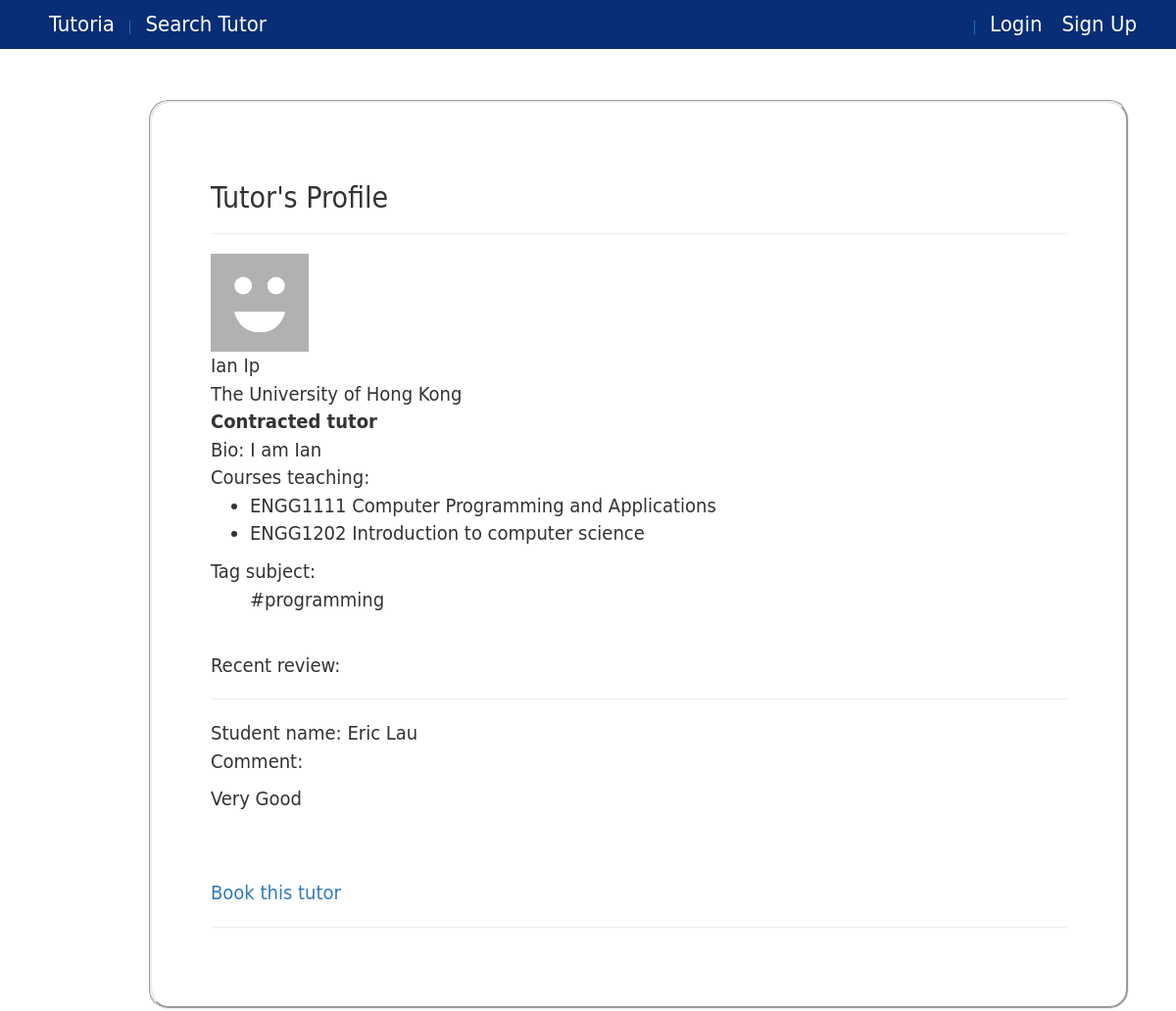
/tutorprofile/2, run on an earlier commit of the app's database.
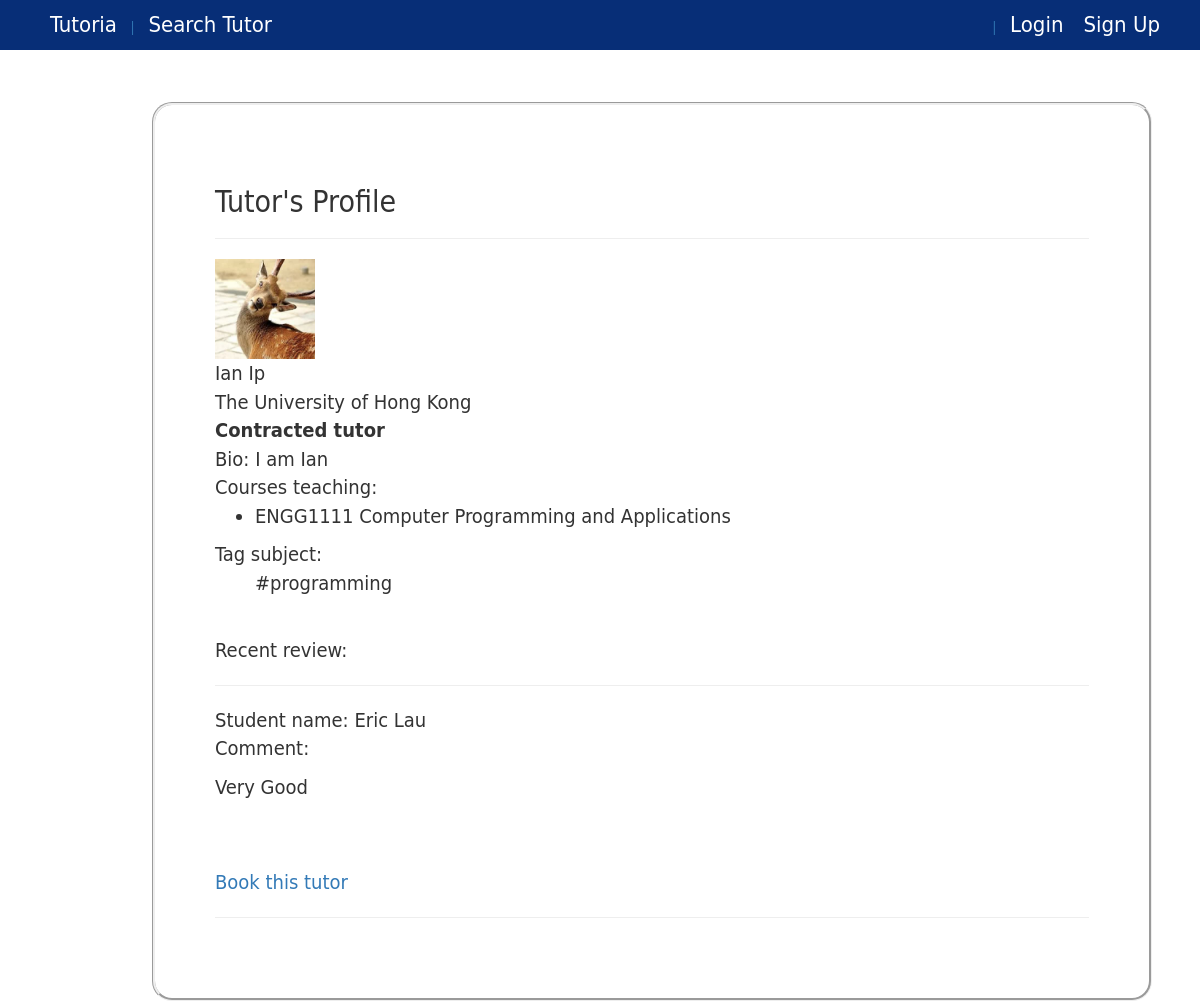
And on a later commit of the database.
### core/models.py (models this page shows, shortened)
class Course(models.Model):
    name = models.CharField(max_length=50)
    code = models.CharField(max_length=10)
    university = models.ForeignKey(University)

class Tag(models.Model):
    name = models.CharField(max_length=20)

class Review(models.Model):
    tutor = models.ForeignKey(Tutor, on_delete=models.CASCADE)
    student = models.ForeignKey(Student)
    rating = models.IntegerField()
    date = models.DateTimeField()
    comment = models.CharField(max_length=500, blank=True,null=True)
    isAnonymous = models.BooleanField()

class Student(models.Model):
    profile = models.OneToOneField(Profile, on_delete=models.CASCADE)
    university = models.OneToOneField(University, blank=True,null=True)

class Profile(models.Model):
    user = models.OneToOneField(User, on_delete=models.CASCADE)
    phone = models.CharField(max_length=20)
    user_type =  models.ForeignKey(UserType)
    image = models.ImageField(upload_to='profile_image',blank=True)
    wallet = models.OneToOneField(Wallet)
    @property
    def getUserFullName(self):
        user=self.user
        fname=""
        if user.first_name != None:
            fname += user.first_name
        if user.first_name != None and user.last_name != None:
            fname += " " + user.last_name
        elif user.last_name != None:
            fname += user.last_name
        return fname

class Tutor(models.Model):
    profile = models.OneToOneField(Profile, on_delete=models.CASCADE)
    tutor_type =  models.ForeignKey(TutorType, blank=True, null=True )
    hourly_rate = models.DecimalField(max_digits=10, decimal_places=2, default=Decimal(0.0))
    tag = models.ManyToManyField(Tag, blank=True)
    university = models.ForeignKey(University, blank=True,null=True)
    course = models.ManyToManyField(Course, blank=True)
    bio = models.CharField(max_length=500, blank=True,null=True)
    isHideProfile = models.BooleanField(default=False)
    @property
    def isPrivateTutor(self):
        return self.tutor_type.tutor_type=="private"
    @property
    def hasMoreThanTwoRating(self):
        return len( Review.objects.filter(tutor=self) ) >= 3

class University(models.Model):
    name = models.CharField(max_length=50)
    abbrev = models.CharField(max_length=10)

### core/views.py (the view)
# urls.py: url(r'^tutorprofile/(?P<tutor_id>[0-9]+)$', views.viewTutorProfile, name='view_tutor_profile'),
def viewTutorProfile(request, tutor_id):
    tutor = get_object_or_404(Tutor, pk=tutor_id)
    reviews = Review.objects.filter(tutor=tutor)
    context= {'tutor':tutor, 'reviews': reviews}
    if len(reviews)<3:
        context['noAverage']=True
    return render(request, 'view_tutor_profile.html', context)

### core/templates/view_tutor_profile.html (shortened to what this page needs)
{% extends 'base.html' %}
{% block content %}
        {% if tutor %}
            <h2>Tutor's Profile</h2>
            <hr/>
            <div>
            {% if tutor.profile.image %}
                <img src="{{ tutor.profile.image.url }}" height="100" width="100"/>
            {% else %}
                <img src="/media/profile_image/default_avatar.gif" height="100" width="100"/>
            {% endif %}
            </div>
            {{tutor.profile.getUserFullName}} <br/>
            {{tutor.university.name}}<br/>
            {% if tutor.isPrivateTutor %}
                <b>Private tutor</b><br/>
                Hourly rate: HKD {{tutor.hourly_rate|floatformat:0}}<br/>
            {% else %}
                <b>Contracted tutor</b><br/>
            {% endif %}
            Bio: {{tutor.bio}}<br/>
            {% if tutor.course %}
                Courses teaching: <br/>
                <ul>
                {% for c in tutor.course.all %}
                    <li>{{c.code}} {{c.name}}</li>
                {% endfor %}
                </ul>
            {% endif %}
            {% if tutor.course %}
                Tag subject: <br/>
                <ul>
                {% for t in tutor.tag.all %}
                    #{{t.name}}
                {% endfor %}
                </ul>
            {% endif %}
            <br/>
            {% if reviews %}
                Recent review: <br/>
                {% for each in reviews %}
                    <hr/>
                    <p>
                    {% if not each.isAnonymous %}
                        Student name: {{each.student.profile.getUserFullName}}</br>
                    {% else %}
                        Anonymous student</br>
                    {% endif %}
                    Comment:
                    <p>{{each.comment}}</p>
                    </p>
                {% endfor %}
            {% endif %}
            <br/><br/>
            <a href="{% url 'book_tutor' tutor.id %}">Book this tutor</a>
        {% else %}
            <hr/>
            <p>Invalid tutor id</p>
        {% endif %}
        <hr/>
{% endblock %}

What changed in the data, as far as the page shows it:
no longer on this page (row unchanged): Course: code "ENGG1202", name "Introduction to computer science"
changed through a linked row, Tutor "I am Ian": profile.image: picture added
